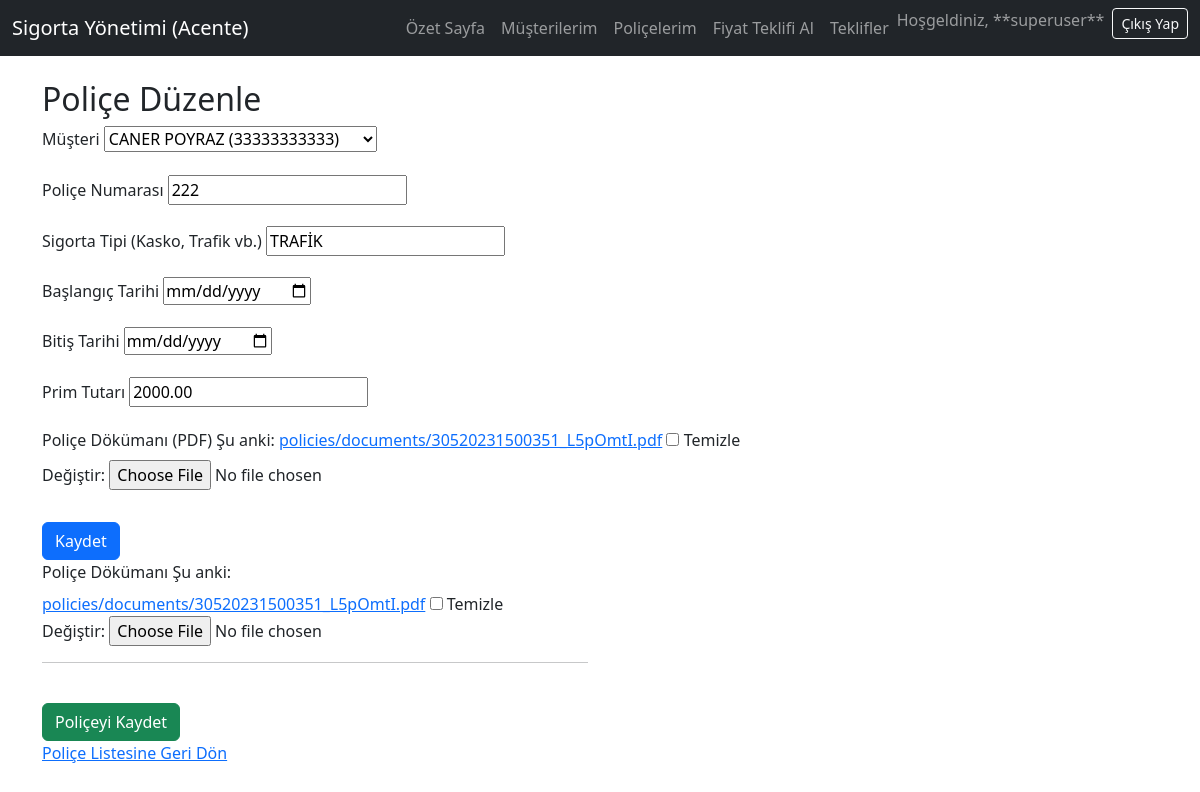
/policy/edit/2/ (signed in), run on the app's committed database.
### policy_management/models.py (models this page shows, shortened)
class CustomUser(AbstractUser):
    ROLE_CHOICES = (
        ('admin', 'Yönetici'),
        ('agent', 'Acente'),
    )
    role = models.CharField(max_length=10, choices=ROLE_CHOICES, default='agent', verbose_name="Kullanıcı Rolü")
    class Meta:
        verbose_name = "Kullanıcı"
        verbose_name_plural = "Kullanıcılar"
    pass

class Customer(models.Model):
    CUSTOMER_TYPE_CHOICES = (
        ('individual', 'Bireysel'),
        ('corporate', 'Kurumsal'),
    )
    customer_id = models.AutoField(primary_key=True)
    name = models.CharField(max_length=150, verbose_name="Adı / Ünvanı")
    tckn = models.CharField(
        max_length=11,
        unique=True,
        null=True,
        blank=True,
        verbose_name="TCKN"
    )
    tckn_vkn = models.CharField(
        max_length=15,
        null=True,
        blank=True,
        verbose_name="TCKN/VKN (Eski Alan)"
    )
    customer_type = models.CharField(
        max_length=10,
        choices=CUSTOMER_TYPE_CHOICES,
        default='individual',
        verbose_name="Müşteri Tipi"
    )
    phone = models.CharField(max_length=20, blank=True, null=True, verbose_name="Telefon")
    email = models.EmailField(max_length=255, blank=True, null=True, verbose_name="E-posta")
    address_street = models.CharField(max_length=255, null=True, blank=True, verbose_name="Sokak/Cadde")
    address_city = models.CharField(max_length=100, null=True, blank=True, verbose_name="İl")
    address_state = models.CharField(max_length=100, null=True, blank=True, verbose_name="İlçe")
    address_zipcode = models.CharField(max_length=10, null=True, blank=True, verbose_name="Posta Kodu")
    date_of_birth = models.DateField(null=True, blank=True, verbose_name="Doğum Tarihi")
    agent = models.ForeignKey(
        'policy_management.CustomUser',
        on_delete=models.SET_NULL,
        null=True,
        blank=True,
        related_name='customers',
        verbose_name="Sorumlu Acente"
    )
    created_at = models.DateTimeField(auto_now_add=True, verbose_name="Oluşturma Tarihi")
    updated_at = models.DateTimeField(auto_now=True, verbose_name="Son Güncelleme")
    class Meta:
        verbose_name = "Müşteri"
        verbose_name_plural = "Müşteriler"
    def __str__(self):
        identifier = self.tckn if self.tckn else "TCKN Yok"
        return f"{self.name} ({identifier})"

class Policy(models.Model):
    STATUS_CHOICES = (
        ('active', 'Aktif'),
        ('expired', 'Süresi Doldu'),
        ('cancelled', 'İptal Edildi'),
    )
    policy_id = models.AutoField(primary_key=True)
    policy_number = models.CharField(max_length=50, unique=True, verbose_name="Poliçe Numarası")
    policy_type = models.CharField(max_length=50, verbose_name="Sigorta Tipi (Kasko, Trafik vb.)")
    customer = models.ForeignKey(
        Customer,
        on_delete=models.CASCADE,
        related_name='policies',
        verbose_name="Müşteri"
    )
    start_date = models.DateField(verbose_name="Başlangıç Tarihi")
    end_date = models.DateField(verbose_name="Bitiş Tarihi")
    premium_amount = models.DecimalField(max_digits=10, decimal_places=2, verbose_name="Prim Tutarı")
    status = models.CharField(
        max_length=10,
        choices=STATUS_CHOICES,
        default='active',
        verbose_name="Poliçe Durumu"
    )
    document = models.FileField(
        upload_to='policies/documents/',
        blank=True,
        null=True,
        verbose_name='Poliçe Dökümanı (PDF)'
    )
    issued_by_agent = models.ForeignKey(
        'policy_management.CustomUser',
        on_delete=models.SET_NULL,
        null=True,
        related_name='issued_policies',
        verbose_name="Düzenleyen Acente"
    )
    class Meta:
        verbose_name = "Poliçe"
        verbose_name_plural = "Poliçeler"

### policy_management/views.py (the view)
# urls.py: path('policy/edit/<int:pk>/', views.agent_policy_edit, name='agent_policy_edit'),
@login_required
def agent_policy_edit(request, pk):
    policy = get_object_or_404(Policy.objects.filter(issued_by_agent=request.user), pk=pk)
    if request.method == 'POST':
        form = PolicyForm(request.POST, request.FILES, instance=policy)
        if form.is_valid():
            form.save()
            messages.success(request, f"{policy.policy_number} numaralı poliçe başarıyla güncellendi.")
            return redirect('agent_policy_list')
    else:
        form = PolicyForm(instance=policy)
    context = {'form': form, 'page_title': 'Poliçe Düzenle'}
    return render(request, 'agent/policy_form.html', context)

### policy_management/views.py
class PolicyForm(forms.ModelForm):
    class Meta:
        model = Policy
        fields = ['customer', 'policy_number', 'policy_type', 'start_date', 'end_date', 'premium_amount', 'document']
        widgets = {
            'start_date': forms.DateInput(attrs={'type': 'date'}),
            'end_date': forms.DateInput(attrs={'type': 'date'}),
        }

### policy_management/templates/agent/policy_form.html (shortened to what this page needs)
{% extends "agent/base_agent.html" %}
{% block content %}
    <h2>{% if form.instance.pk %}Poliçe Düzenle{% else %}Yeni Poliçe Ekle{% endif %}</h2>
<form method="post" enctype="multipart/form-data">
    {% for field in form %}
        <div class="mb-3">
            <label for="{{ field.id_for_label }}" class="form-label">
                {{ field.label }}
            </label>
            {{ field }}
        </div>
    {% endfor %}
    <button type="submit" class="btn btn-primary mt-3">Kaydet</button>
</form>
<form method="POST" enctype="multipart/form-data" action="{% if policy %}{% url 'agent_policy_edit' policy.pk %}{% else %}{% url 'agent_policy_create' %}{% endif %}">
    <div class="row">
        <div class="col-md-6">
            <label class="form-label">Poliçe Dökümanı</label>
            {{ form.document }}
            <hr>
            </div>
        </div>
    <button type="submit" class="btn btn-success mt-4">Poliçeyi Kaydet</button>
</form>
    <p><a href="{% url 'agent_policy_list' %}">Poliçe Listesine Geri Dön</a></p>
{% endblock %}

### policy_management/templates/agent/base_agent.html (shortened to what this page needs)
{% load static %}
<!DOCTYPE html>
<html lang="tr">
<head>
    <link href="https://cdn.jsdelivr.net/npm/bootstrap@5.3.3/dist/css/bootstrap.min.css" rel="stylesheet">
	{% load static %}
    <link rel="stylesheet" href="{% static 'policy_management/css/style.css' %}">
</head>
<body>
    <nav class="navbar navbar-expand-lg navbar-dark bg-dark">
        <div class="container-fluid">
            <a class="navbar-brand" href="{% url 'agent_dashboard' %}">Sigorta Yönetimi (Acente)</a>
            <div class="collapse navbar-collapse" id="navbarNav">
                <ul class="navbar-nav ms-auto">
                    <li class="nav-item">
                        <a class="nav-link" href="{% url 'agent_dashboard' %}">Özet Sayfa</a>
                    </li>
                    <li class="nav-item">
                        <a class="nav-link" href="{% url 'agent_customer_list' %}">Müşterilerim</a>
                    </li>
                    <li class="nav-item">
                        <a class="nav-link" href="{% url 'agent_policy_list' %}">Poliçelerim</a>
                    </li>
                    <li class="nav-item active">
						<a class="nav-link" href="{% url 'agent_quote_list' %}">
							<span>Fiyat Teklifi Al</span>
						</a>
					</li>
					<li class="nav-item">
						<a class="nav-link" href="{% url 'agent_quote_list' %}">Teklifler</a>
					</li>
					<li class="nav-item">
                         <span class="navbar-text me-2">Hoşgeldiniz, **{{ user.get_full_name|default:user.username }}**</span>
                    </li>
					<li class="nav-item">
						<form action="{% url 'admin:logout' %}" method="post" class="d-inline">
							<button type="submit" class="btn btn-sm btn-outline-light">Çıkış Yap</button>
						</form>
					</li>
                </ul>
            </div>
        </div>
    </nav>
    <div class="container mt-4">
        {% block content %}
        {% endblock %}
    </div>
</body>
</html>

### data on the page
CustomUser: get_full_name "superuser"
Customer: form "CANER POYRAZ (33333333333)"
Policy: form "222" "TRAFİK" "2000.00"

### other printed values
{{ field.label }} "Müşteri" "Poliçe Numarası" "Sigorta Tipi (Kasko, Trafik vb.)" "Başlangıç Tarihi" "Bitiş Tarihi" "Prim Tutarı" "Poliçe Dökümanı (PDF)"
